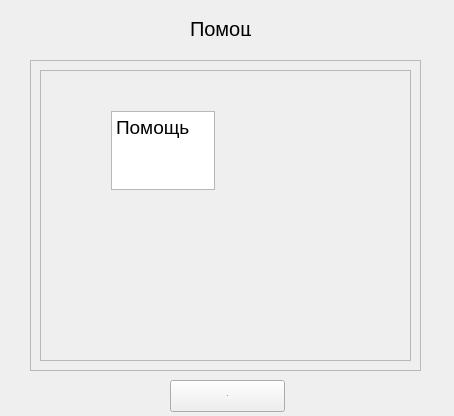
<?xml version="1.0" encoding="UTF-8"?>
<ui version="4.0">
 <class>Form</class>
 <widget class="QWidget" name="Form">
  <property name="geometry">
   <rect>
    <x>0</x>
    <y>0</y>
    <width>454</width>
    <height>416</height>
   </rect>
  </property>
  <property name="font">
   <font>
    <pointsize>1</pointsize>
   </font>
  </property>
  <property name="windowTitle">
   <string>Form</string>
  </property>
  <widget class="QLabel" name="label">
   <property name="geometry">
    <rect>
     <x>190</x>
     <y>20</y>
     <width>61</width>
     <height>18</height>
    </rect>
   </property>
   <property name="font">
    <font>
     <pointsize>15</pointsize>
    </font>
   </property>
   <property name="text">
    <string>Помощь</string>
   </property>
  </widget>
  <widget class="QPushButton" name="pushButton">
   <property name="geometry">
    <rect>
     <x>170</x>
     <y>380</y>
     <width>115</width>
     <height>32</height>
    </rect>
   </property>
   <property name="text">
    <string>Ок</string>
   </property>
  </widget>
  <widget class="QFrame" name="frame">
   <property name="geometry">
    <rect>
     <x>30</x>
     <y>60</y>
     <width>391</width>
     <height>311</height>
    </rect>
   </property>
   <property name="frameShape">
    <enum>QFrame::StyledPanel</enum>
   </property>
   <property name="frameShadow">
    <enum>QFrame::Raised</enum>
   </property>
   <widget class="QScrollArea" name="scrollArea">
    <property name="geometry">
     <rect>
      <x>10</x>
      <y>10</y>
      <width>371</width>
      <height>291</height>
     </rect>
    </property>
    <property name="widgetResizable">
     <bool>true</bool>
    </property>
    <widget class="QWidget" name="scrollAreaWidgetContents">
     <property name="geometry">
      <rect>
       <x>0</x>
       <y>0</y>
       <width>369</width>
       <height>289</height>
      </rect>
     </property>
     <widget class="QTextEdit" name="textEdit">
      <property name="geometry">
       <rect>
        <x>70</x>
        <y>40</y>
        <width>104</width>
        <height>79</height>
       </rect>
      </property>
      <property name="html">
       <string>&lt;!DOCTYPE HTML PUBLIC &quot;-//W3C//DTD HTML 4.0//EN&quot; &quot;http://www.w3.org/TR/REC-html40/strict.dtd&quot;&gt;
&lt;html&gt;&lt;head&gt;&lt;meta name=&quot;qrichtext&quot; content=&quot;1&quot; /&gt;&lt;style type=&quot;text/css&quot;&gt;
p, li { white-space: pre-wrap; }
&lt;/style&gt;&lt;/head&gt;&lt;body style=&quot; font-family:'.Helvetica Neue DeskInterface'; font-size:1pt; font-weight:400; font-style:normal;&quot;&gt;
&lt;p style=&quot; margin-top:0px; margin-bottom:0px; margin-left:0px; margin-right:0px; -qt-block-indent:0; text-indent:0px;&quot;&gt;&lt;span style=&quot; font-size:14pt;&quot;&gt;Помощь&lt;/span&gt;&lt;/p&gt;&lt;/body&gt;&lt;/html&gt;</string>
      </property>
     </widget>
    </widget>
   </widget>
  </widget>
 </widget>
 <resources/>
 <connections/>
</ui>
